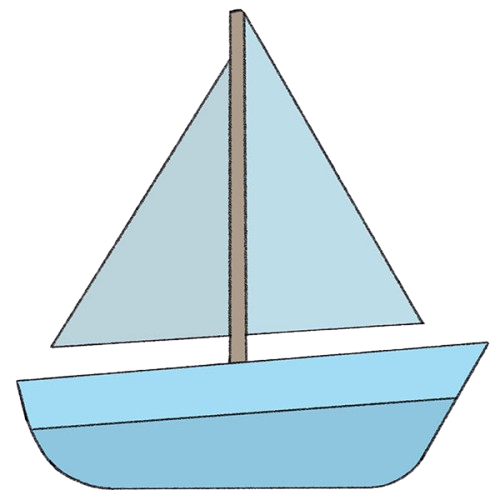
#> input picture plots/Boat2D/boat.png, 500 x 500 px, found by its file name
$ python anim_Track.py
#> lines starting #> are read from the running program, lines starting #| are printed output that depends on the picture
import numpy as np
import matplotlib.pyplot as plt
import matplotlib.image as mpimg
from matplotlib.animation import FuncAnimation
from matplotlib.patches import Circle

def animate_trajectory(x, y, boat_image_path='plots/Boat2D/boat.jpg', output_gif='plots/Boat2D/trajectory_animation.gif'):
    """
    Animates a boat moving along a given trajectory.

    Parameters:
        x (array-like): X-coordinates of the trajectory.
        y (array-like): Y-coordinates of the trajectory.
        boat_image_path (str): Path to the boat image file.
        output_gif (str): Name of the output GIF file.
    """
#> called with x = array of shape (100,), y = array of shape (100,), boat_image_path = 'boat.png', output_gif = 'boat_trajectory_animation.gif'
    # Load the boat image
    boat_img = mpimg.imread(boat_image_path)
#> boat_img is the input picture: shape (500, 500, 4) float32; mean R, G, B, A 0.291, 0.356, 0.381, 0.446

    # Create the figure and axis
    fig, ax = plt.subplots(figsize=(8, 6))
    ax.set_xlim(-3, 2)  # Set x-axis limits dynamically
    ax.set_ylim(-2, 2)  # Set y-axis limits dynamically
    ax.set_title("Boat Trajectory Animation")

    # Plot the trajectory
    ax.plot(x, y, 'g--', alpha=0.5, label='Trajectory')

    # Add circles (as in your original code)
    ax.add_patch(Circle((-0.5, 0.5), 0.4, facecolor='orange', alpha=1))
    ax.add_patch(Circle((-1.0, -1.2), 0.5, facecolor='orange', alpha=1))
    ax.add_patch(Circle((1.5, 0), 0.025, facecolor='cyan', alpha=1))

    # Initialize the boat image
    boat = ax.imshow(boat_img, extent=(x[0] - 0.1, x[0] + 0.1, y[0], y[0] + 0.2), alpha=1)

    # Function to update the boat position for each frame
    def update(frame):
        # Update the boat's position
        boat.set_extent([x[frame] - 0.1, x[frame] + 0.1, y[frame], y[frame] + 0.2])
        return boat,

    # Create the animation
    ani = FuncAnimation(fig, update, frames=len(x), interval=50, blit=True)

    # Save the animation as a GIF
    ani.save(output_gif, writer='pillow', fps=60)
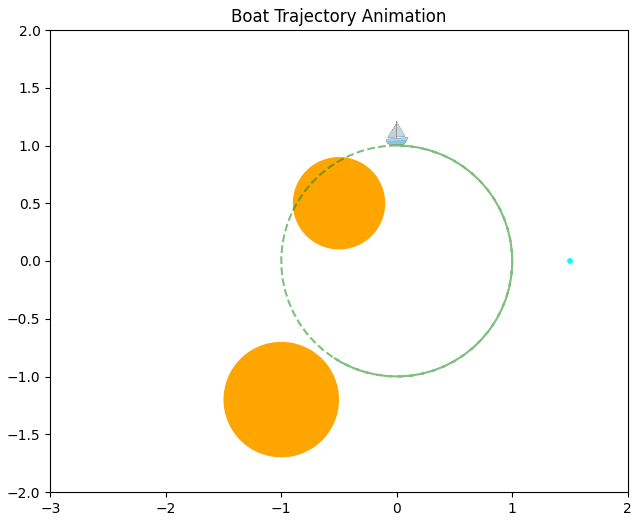
#> figure drawn by matplotlib, 1 panel

    # Show the animation
    plt.show()

# Example usage
if __name__ == "__main__":
    # Example trajectory data
    t = np.linspace(0, 10, 100)  # Time vector
    x = np.sin(t)  # Example x trajectory
    y = np.cos(t)  # Example y trajectory

    # Call the function to animate the trajectory
#> (the run stopped early here; a loop or call above may not have finished)
